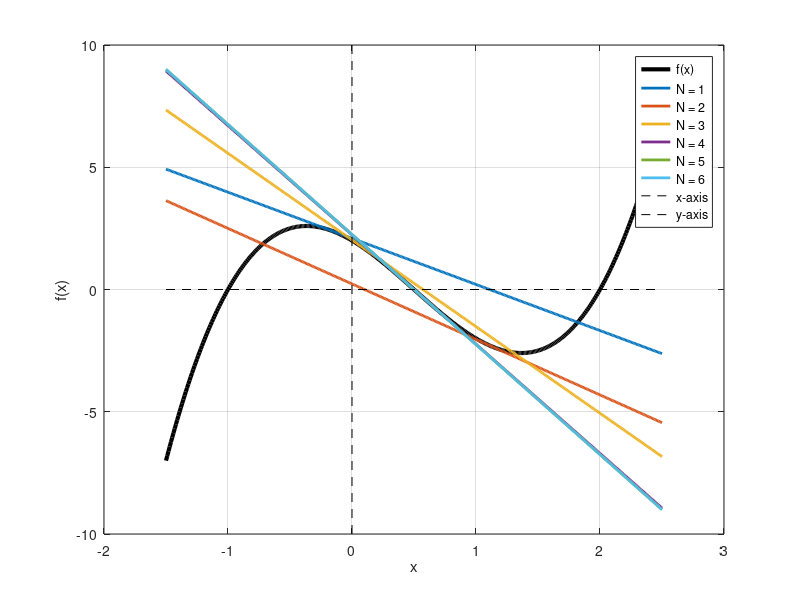

The MATLAB source for this figure:
iex = 2;

if iex == 1
    x = [-pi,0.1,pi];
    N = 10;   % No. of maximum fourier coefficients
    
    
    % the example function we are taking here
    fx = @(x) x;
    
    %plot
    figure;
    plot(x,fx(x),'k','Linewidth',3,'f(x)'); grid on
    xlabel('x')
    hold on;
    
    % compute coefficients (see the lecture notes on how to compute them)
    a0 = 0;
    
    for ii = 1:N            % Now we have stored the values in our variables a and b
        an(ii) = 0;
        bn(ii) = (2/ii)*(-1)^(ii+1);
    end
    fx_ii = zeros(1,length(x));
    for ii = 1:N
        fourier_coeff = (an(ii)*cos(ii*x)+bn(ii)*sin(ii*x));  %fourier_coeff actually containis the no. of terms equal to length(x)
        fx_ii = fx_ii+fourier_coeff;
        plot(x,fx_ii,'LineWidth',2,'DisplayName',['N =',num2sr(ii)])
    end
    legend show
end
%% Newton's method
if iex == 2
    x = [-1.5:0.01:2.5];
    N = 6;
    
    % actual function
    fx = @(x) 2*x.^3 - 3*x.^2 - 3*x + 2;
    dfx = @(x) 6*x.^2 - 6*x -3;
    % plot
    figure;
    plot(x,fx(x),'k','LineWidth',3,'DisplayName','f(x)'); grid on
    xlabel('x')
    ylabel('f(x)')
    hold on;
     % Iterate over to find roots
    x_ii = -0.16;
    for ii = 1:N
        x_next = x_ii - fx(x_ii)/dfx(x_ii);
        y = fx(x_ii) + dfx(x_ii)*(x - x_ii); %(y - y0) = m(x - x0)
        % plot
        plot(x,y,'LineWidth',2,'DisplayName',['N = ',num2str(ii)])
        % Update x
        x_ii = x_next;
        % print
        disp(sprintf('Iteration = %d, x = %0.3f',ii, x_ii));
    end
    legend show
    plot([x(1) x(end)],[0 0],'--k','DisplayName','x-axis'); 
    plot([0 0],[-10 10],'--k','DisplayName','y-axis');
end
    


    
        